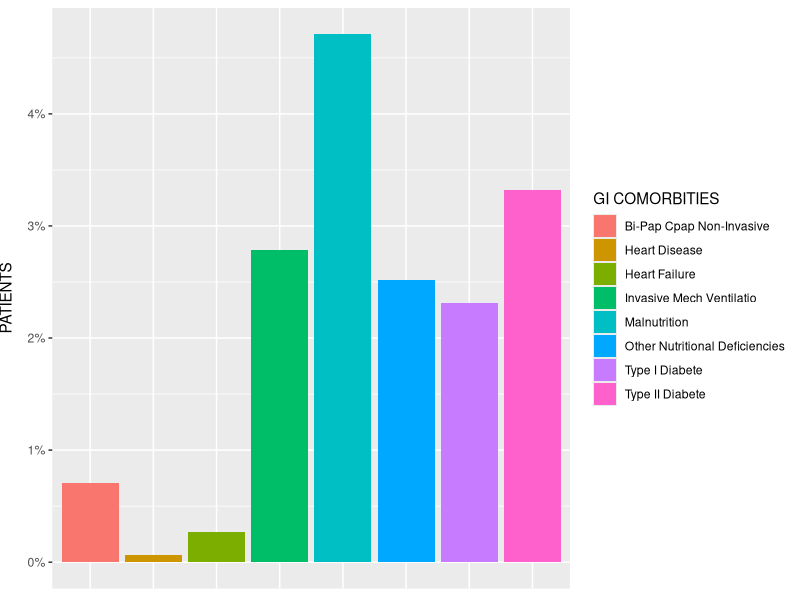
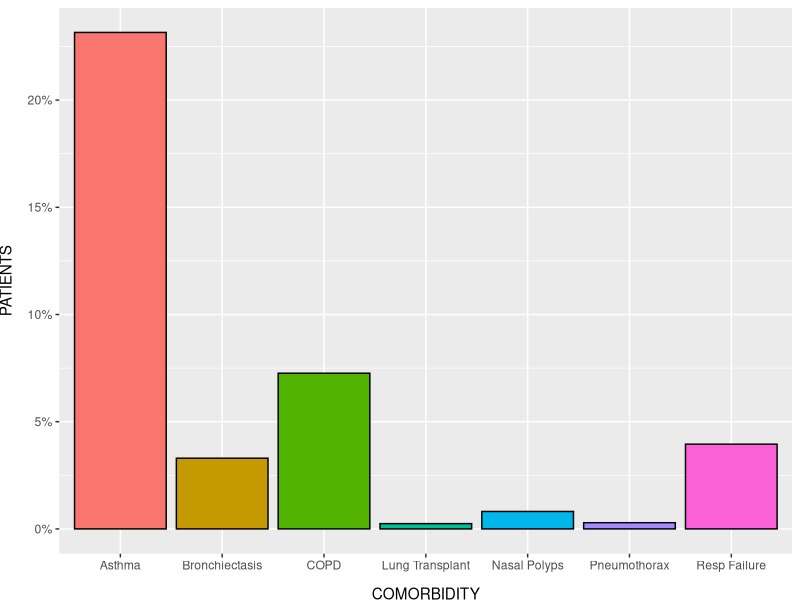
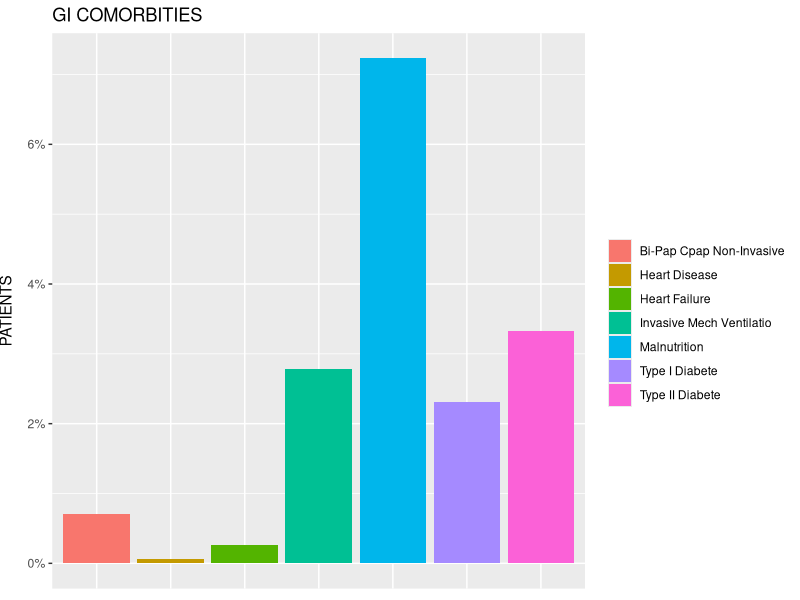
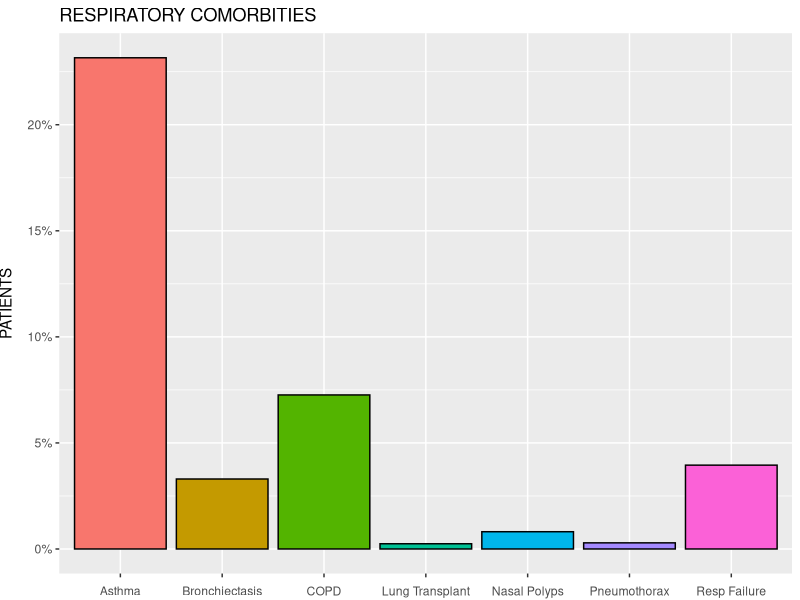
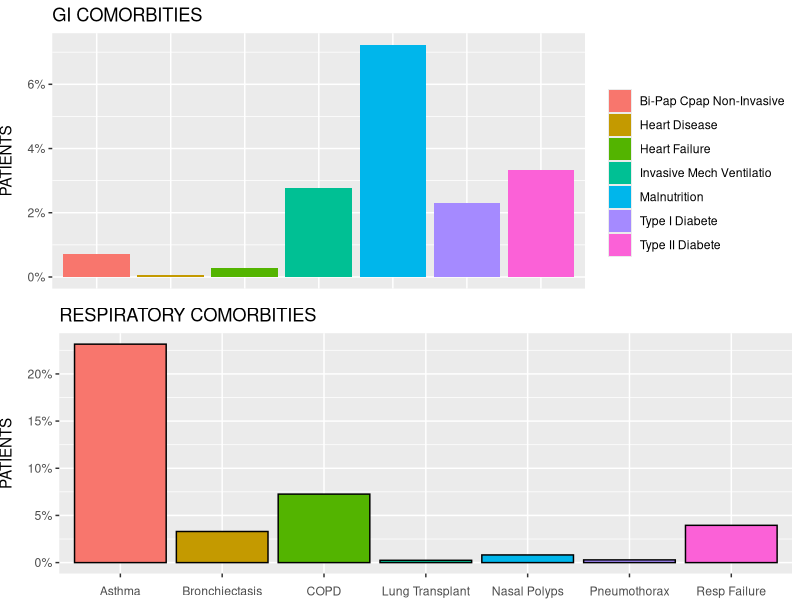

Generate these figures, in order, with R:
## ---- chunk 1

library(viridis)
library(ggplot2)
library(Hmisc)
library(tidyverse)
library(gridExtra)
library(scales)

tibble("cfCOVIDgroup6.RDATA")

# TABLE OF DATA
View(glimpse(d))
## ---- chunk 2

tibble("cfCOVIDgroup6.RDATA")

demo_3 <- tribble(
  ~COMORBIDITY,         ~PATIENTS,
  "Heart Disease",       6/9337,
  "Heart Failure",       25/9337,

  "Type I Diabete",      216/9337,
  "Type II Diabete",     310/9337,

  "Bi-Pap Cpap Non-Invasive",            66/9337,
  "Invasive Mech Ventilatio",            260/9337,

  "Malnutrition",                        440/9337,
  "Other Nutritional Deficiencies",      235/9337,
)

ggplot(demo_3, aes(x = COMORBIDITY, y = PATIENTS, fill = COMORBIDITY)) +
  geom_bar(stat = "identity") +
  
  scale_fill_discrete(name = 'GI COMORBITIES') +
  
  # THEME INCLUDES TICKS, TEXT, AND TITLE  ON EITHER AXIS
  theme(
        axis.text.x = element_blank(),
        axis.title.x = element_blank(),
        axis.ticks.x = element_blank(),
        
        # PUTTING PADDING ON Y AXIS
        axis.title.y = element_text(vjust = +3)) +

  scale_y_continuous(labels = scales::percent)
## ---- chunk 3

tibble("cfCOVIDgroup6.RDATA")

demo_1 <- tribble(
  ~COMORBIDITY,         ~PATIENTS,
  "Asthma",      2162/9337,
  "Bronchiectasis",  308/9337,
  "COPD",      678/9337,
  "Lung Transplant",       23/9337,
  "Nasal Polyps",      76/9337,
  "Pneumothorax",    27/9337,
  "Resp Failure",       369/9337,
)

#tdl_1 <- demo_1 %>%
  ggplot(demo_1, aes(COMORBIDITY, PATIENTS, fill=rownames(demo_1)))+
    geom_bar(stat = "identity") + 
    guides(fill = 'none') +
    geom_col(colour = "black") + 
    stat_summary(
        fun.data = mean_cl_normal, 
        geom = "errorbar", 
        width = 0.25) +
    theme(
        #axis.title.x=element_blank()) +
        # axis.text.x=element_blank()) +
        # axis.ticks.x=element_blank()) 
        axis.title.x = element_text(vjust = -1.75),
        axis.title.y = element_text(vjust = +3)) +
  
  # SCALES NUMBERS TO PERCENTAGES
  scale_y_continuous(labels = scales::percent)
## ---- chunk 4
tibble("cfCOVIDgroup6.RDATA")

# CREATED DATA FOR DATASET (demo_A)
demo_A <- tribble(
  ~COMORBIDITY,                         ~PATIENTS,
  "Heart Disease",                      6/9337,
  "Heart Failure",                      25/9337,

  "Type I Diabete",                     216/9337,
  "Type II Diabete",                    310/9337,

  "Bi-Pap Cpap Non-Invasive",           66/9337,
  "Invasive Mech Ventilatio",           260/9337,

  "Malnutrition",                       675/9337,
)

## DATFRAME CITING COMORBIDITIES
tdl_1 <- demo_A %>%
  ggplot(aes(x = COMORBIDITY, y = PATIENTS, fill = COMORBIDITY)) +
  
  ## IDENTITY BY STATS
  geom_bar(stat = "identity") +

  ## BORDER OF BARS
  # geom_col(colour = "black") + 
  
  ## TITLE OF PAGES, X, and Y
  labs(
      title="GI COMORBITIES") +
      # x = "Zip Code", 
      # y = "% of Patients") +
  
  ## LEAVES LEGEND WITH NO TITLE
  scale_fill_discrete(name = '') +
  
  # THEME INCLUDES TICKS, TEXT, AND TITLE  ON EITHER AXIS
  theme(
        axis.text.x = element_blank(),
        axis.title.x = element_blank(),
        axis.ticks.x = element_blank(),
        
        # PUTTING PADDING ON Y AXIS
        axis.title.y = element_text(vjust = +3)) +
  
  ## CHANGES y axis TO PERCENTAGES
  scale_y_continuous(labels = scales::percent)

# CREATED DATA FOR DATASET (demo_B)
demo_B <- tribble(
  ~COMORBIDITY,         ~PATIENTS,
  "Asthma",             2162/9337,
  "Bronchiectasis",     308/9337,
  "COPD",               678/9337,
  "Lung Transplant",    23/9337,
  "Nasal Polyps",       76/9337,
  "Pneumothorax",       27/9337,
  "Resp Failure",       369/9337,
)

## DATFRAME CITING COMORBIDITIES
tdl_2 <- demo_B %>%
  ggplot(aes(COMORBIDITY, PATIENTS, fill=rownames(demo_1)))+
    
  ## IDENTITY BY STATS
  geom_bar(stat = "identity") + 
  
  ## OMITS LEGEND
  guides(fill = 'none') +
  
  ## TITLE OF PAGES, X, and Y
  labs(
      title="RESPIRATORY COMORBITIES") +
      # x = "Zip Code", 
      # y = "% of Patients") +
  
  ## COLOR OF BORDER OF BARS
  geom_col(colour = "black") + 
  
  ## WIDTH OF LEGEND
  stat_summary(
      fun.data = mean_cl_normal, 
      geom = "errorbar", 
      width = 0.25) +
  
  # THEME INCLUDES TICKS, TEXT, AND TITLE  ON EITHER AXIS
  theme(
      axis.title.x=element_blank(),
      axis.text.x = element_text(vjust = -1),
      axis.title.y = element_text(vjust = +3)) +
  
  # SCALES NUMBERS TO PERCENTAGES
  scale_y_continuous(labels = scales::percent)

# CALLS EACH DATASET INDIVIDUALLY
tdl_1
tdl_2

# PLACES TWO GRAPHS IN A GRID
grid.arrange(tdl_1, tdl_2, nrow = 2)
